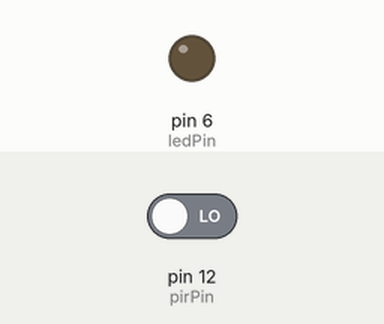
This sketch was run on a simulated Arduino Uno, built with avr-gcc and run on an emulated ATmega328P. Parts: output pins drawn as LEDs (lit = HIGH). The test bench sets the inputs (shaded band); at power-on: pin 12 (pirPin) LOW. What the sketch prints to the serial monitor is not drawn.

Above: at 6.2 s.
6.3 s: pin 12 (pirPin) driven HIGH
At 6.7 s:
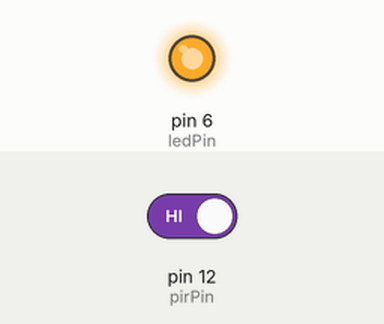
7.8 s: pin 12 (pirPin) driven LOW
At 9.1 s:
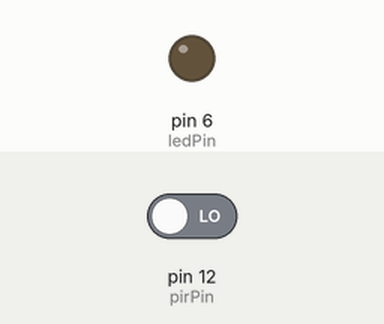
Timing chart, 0 to 10.8 s (numbered marks = the images above; inputs shaded):
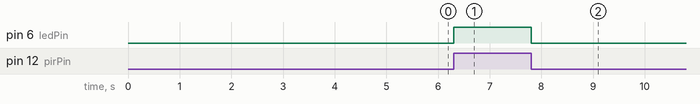

The sketch:

1a.ino
```cpp
int calibrationTime=5;
long unsigned int lowIn;
long unsigned int pause=2000;
boolean lockLow= true;
boolean takeLowTime;
int pirPin=12;
int ledPin=6;

void setup() {
  Serial.begin(9600);
  pinMode(pirPin, INPUT);
  pinMode(ledPin, OUTPUT);
  digitalWrite(pirPin, LOW);
  Serial.print("calibrating sensor");
  for(int i=0; i< calibrationTime; i++){
      Serial.print(".");
      delay(1000);
  }
  // print in serial
  Serial.println("done");
  Serial.println("Sensor Active");
  delay(50);
}

void loop() {
  // when off pirPin
  if(digitalRead(pirPin)==HIGH){
      digitalWrite(ledPin, HIGH);
      if(lockLow){
          lockLow= false;
          Serial.println("---");
          Serial.print("motion detected at");
          Serial.print(millis()/1000);
          Serial.println("sec");
          delay(50);
      }
      takeLowTime= true;
  }
  // when on pir pin
  if(digitalRead(pirPin)==LOW){
    // mematikan lampu
      digitalWrite(ledPin, LOW);
      if(takeLowTime){
          lowIn= millis();
          takeLowTime= false;
      }
      if(!lockLow && millis() - lowIn > pause){
          lockLow= true;
          Serial.print("motion ended at");
          Serial.print((millis()- pause)/1000);
          Serial.println("sec");
          delay(50);
      }
  }
}
```

Measured:
- after the input at 6.3 s, pin 6 (ledPin): LOW → HIGH at once
- after the input at 7.8 s, pin 6 (ledPin): HIGH → LOW at once
